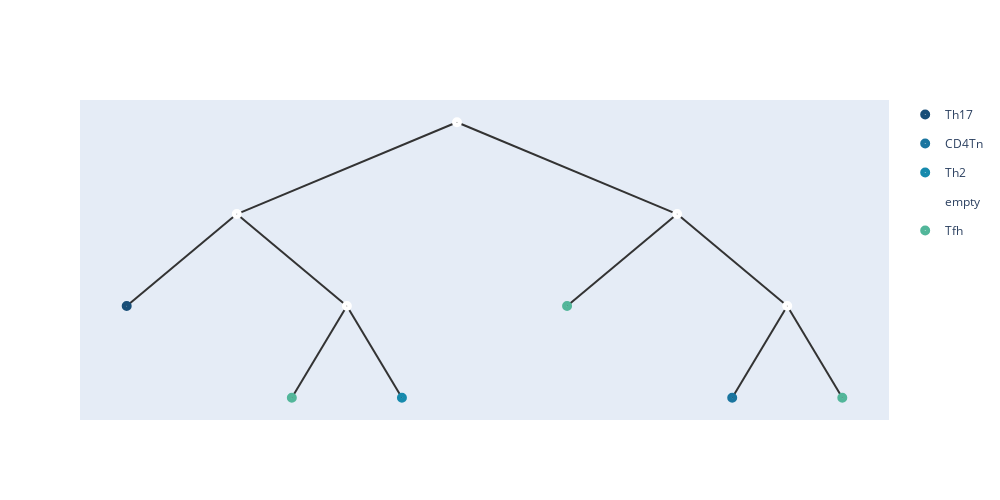

The cell this chart's notebook holds for it:
### Markdown cell above
## embedding rotate and merge for dataset2

### Code cell
embeddings2,nodes2 = get_Hyper_tree(folder_path2 +'datas.data',1,tmp2.shape[1]+1,0,epoches1,epoches2,meta_list2,save_path=folder_path2)
merge_points_with_c(embeddings2,nodes2,folder_path2 +'datas.data',1,tmp2.shape[1]+1,0,folder_path2,epoches2,c1,c2)
nos2 = build_hyper_tree_from_folder(folder_path2,True)
add_meta(nos2[0],meta_list2,[])
show_tree(nos2[0],color=['#184e77','#1a759f','#168aad',"#34a0a4",'#52b69a','#99d98c','#76c893','#99d98c']).show_fig()
remove_meta(nos2[0]);

### Figure 1 — Plotly figure (JSON) as saved in the notebook; plotly's stock layout.template omitted (floating-point values rounded to 4 significant figures)
{"data": [{"hoverinfo": "text", "hovertext": ["0_Th17"], "legendgroup": "Th17", "marker": {"color": "#184e77", "size": 10, "symbol": "circle-dot"}, "mode": "markers+text", "name": "Th17", "type": "scatter", "x": [2.125], "y": [2]}, {"hoverinfo": "text", "hovertext": ["1_CD4Tn"], "legendgroup": "CD4Tn", "marker": {"color": "#1a759f", "size": 10, "symbol": "circle-dot"}, "mode": "markers+text", "name": "CD4Tn", "type": "scatter", "x": [8.312], "y": [0.5]}, {"hoverinfo": "text", "hovertext": ["3_Th2"], "legendgroup": "Th2", "marker": {"color": "#168aad", "size": 10, "symbol": "circle-dot"}, "mode": "markers+text", "name": "Th2", "type": "scatter", "x": [4.938], "y": [0.5]}, {"hoverinfo": "text", "hovertext": ["10", "8", "7", "9", "6"], "legendgroup": "empty", "marker": {"color": "#fff", "size": 10, "symbol": "circle-dot"}, "mode": "markers+text", "name": "empty", "type": "scatter", "x": [5.5, 3.25, 4.375, 7.75, 8.875], "y": [5, 3.5, 2, 3.5, 2]}, {"hoverinfo": "text", "hovertext": ["2_Tfh", "5_Tfh", "4_Tfh"], "legendgroup": "Tfh", "marker": {"color": "#52b69a", "size": 10, "symbol": "circle-dot"}, "mode": "markers+text", "name": "Tfh", "type": "scatter", "x": [3.812, 6.625, 9.438], "y": [0.5, 2, 0.5]}], "layout": {"height": 500, "shapes": [{"layer": "below", "line": {"color": "#333", "width": 2}, "type": "line", "x0": 5.5, "x1": 5.5, "y0": 5, "y1": 5}, {"layer": "below", "line": {"color": "#333", "width": 2}, "type": "line", "x0": 5.5, "x1": 3.25, "y0": 5, "y1": 3.5}, {"layer": "below", "line": {"color": "#333", "width": 2}, "type": "line", "x0": 3.25, "x1": 2.125, "y0": 3.5, "y1": 2}, {"layer": "below", "line": {"color": "#333", "width": 2}, "type": "line", "x0": 3.25, "x1": 4.375, "y0": 3.5, "y1": 2}, {"layer": "below", "line": {"color": "#333", "width": 2}, "type": "line", "x0": 4.375, "x1": 3.812, "y0": 2, "y1": 0.5}, {"layer": "below", "line": {"color": "#333", "width": 2}, "type": "line", "x0": 4.375, "x1": 4.938, "y0": 2, "y1": 0.5}, {"layer": "below", "line": {"color": "#333", "width": 2}, "type": "line", "x0": 5.5, "x1": 7.75, "y0": 5, "y1": 3.5}, {"layer": "below", "line": {"color": "#333", "width": 2}, "type": "line", "x0": 7.75, "x1": 6.625, "y0": 3.5, "y1": 2}, {"layer": "below", "line": {"color": "#333", "width": 2}, "type": "line", "x0": 7.75, "x1": 8.875, "y0": 3.5, "y1": 2}, {"layer": "below", "line": {"color": "#333", "width": 2}, "type": "line", "x0": 8.875, "x1": 8.312, "y0": 2, "y1": 0.5}, {"layer": "below", "line": {"color": "#333", "width": 2}, "type": "line", "x0": 8.875, "x1": 9.438, "y0": 2, "y1": 0.5}], "width": 1000, "xaxis": {"showgrid": false, "showline": false, "showticklabels": false, "zeroline": false}, "yaxis": {"showgrid": false, "showline": false, "showticklabels": false, "zeroline": false}}}
